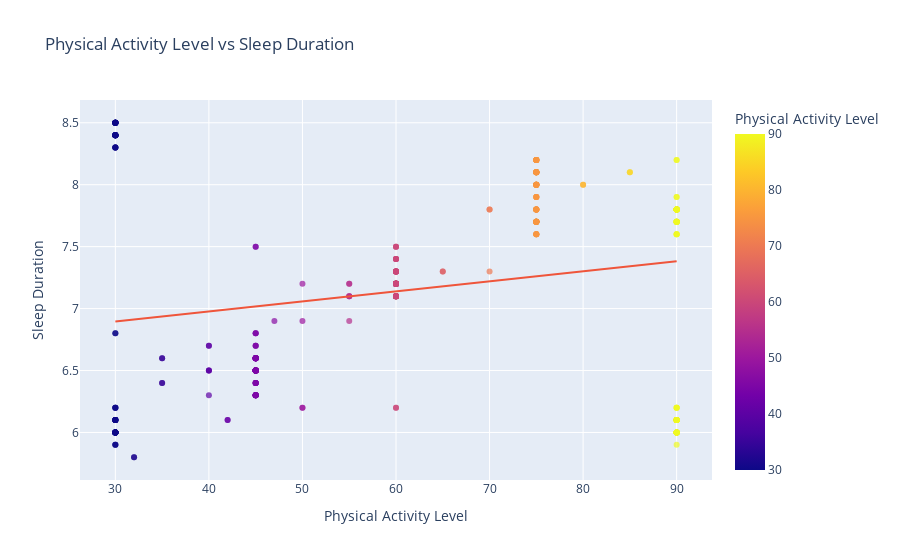

The notebook cell this image was saved under:
### Markdown cell above
### Physical Activity vs Sleep Duration

### Code cell
fig = px.scatter(
    df,
    x="Physical Activity Level",
    y="Sleep Duration",
    trendline="ols",
    opacity=0.7,
    title="Physical Activity Level vs Sleep Duration",
    color="Physical Activity Level"
)

fig.show()

### Figure 1 — Plotly figure (JSON) as saved in the notebook; plotly's stock layout.template omitted (floating-point values rounded to 4 significant figures; data arrays with more than 128 entries replaced by an {"elided": "..."} marker saying what was removed)
{"data": [{"hovertemplate": "Physical Activity Level=%{marker.color}<br>Sleep Duration=%{y}<extra></extra>", "legendgroup": "", "marker": {"color": {"elided": "374 int values"}, "coloraxis": "coloraxis", "opacity": 0.7, "symbol": "circle"}, "mode": "markers", "name": "", "orientation": "v", "showlegend": false, "type": "scatter", "x": {"elided": "374 int values"}, "xaxis": "x", "y": {"elided": "374 float values"}, "yaxis": "y"}, {"hovertemplate": "<b>OLS trendline</b><br>Sleep Duration = 0.00811135 * Physical Activity Level + 6.65213<br>R<sup>2</sup>=0.045097<br><br>Physical Activity Level=%{x}<br>Sleep Duration=%{y} <b>(trend)</b><extra></extra>", "legendgroup": "", "marker": {"symbol": "circle"}, "mode": "lines", "name": "", "showlegend": false, "type": "scatter", "x": {"elided": "374 int values"}, "xaxis": "x", "y": {"elided": "374 float values"}, "yaxis": "y"}], "layout": {"autosize": true, "coloraxis": {"colorbar": {"title": {"text": "Physical Activity Level"}}, "colorscale": [[0, "#0d0887"], [0.1111, "#46039f"], [0.2222, "#7201a8"], [0.3333, "#9c179e"], [0.4444, "#bd3786"], [0.5556, "#d8576b"], [0.6667, "#ed7953"], [0.7778, "#fb9f3a"], [0.8889, "#fdca26"], [1, "#f0f921"]]}, "legend": {"tracegroupgap": 0}, "title": {"text": "Physical Activity Level vs Sleep Duration"}, "xaxis": {"anchor": "y", "autorange": true, "domain": [0, 1], "range": [26.32, 93.68], "title": {"text": "Physical Activity Level"}, "type": "linear"}, "yaxis": {"anchor": "x", "autorange": true, "domain": [0, 1], "range": [5.577, 8.723], "title": {"text": "Sleep Duration"}, "type": "linear"}}}
